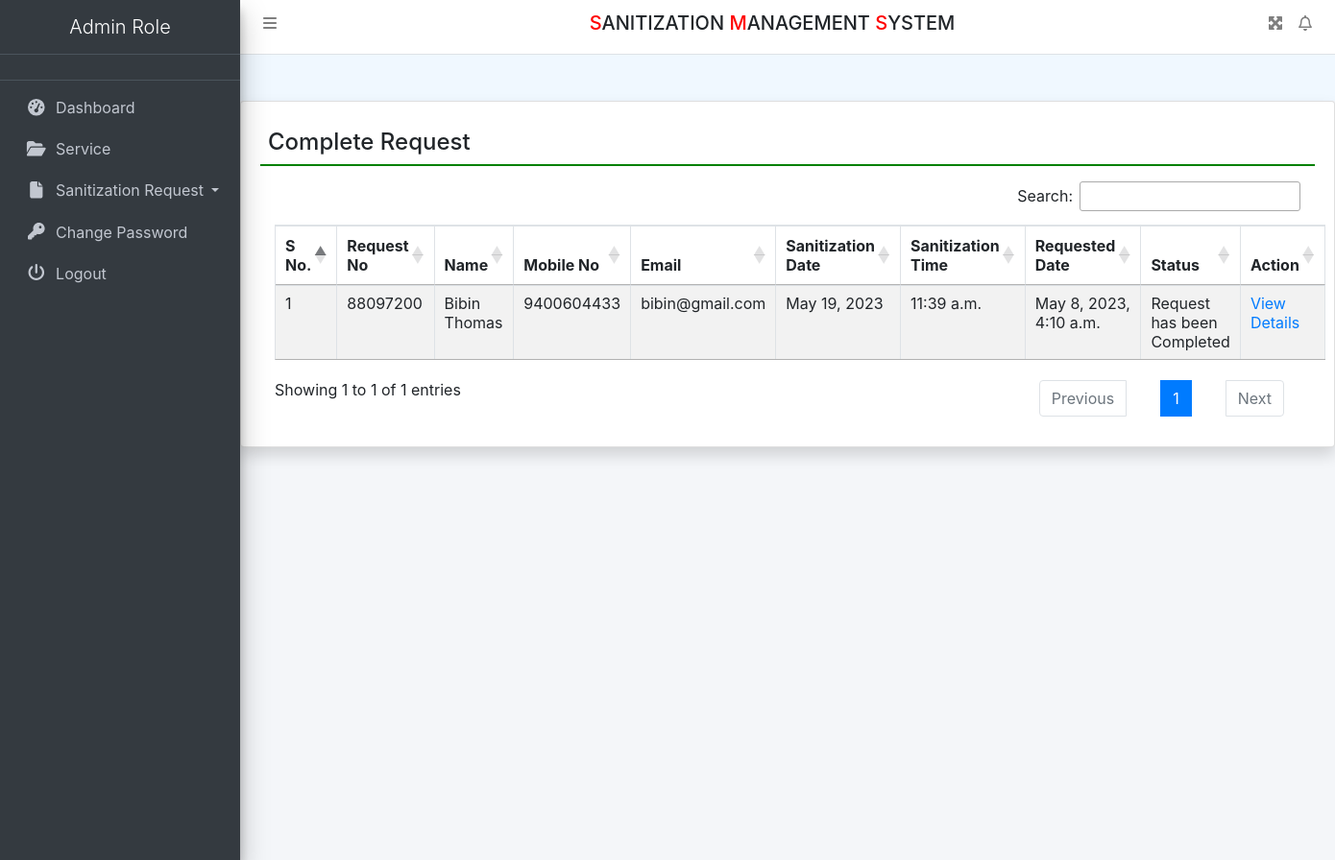
The app's page /completeReq (signed in) with its own data.
### sanitization/models.py (models this page shows, shortened)
class Requests(models.Model):
    RequestID = models.CharField(max_length=50, null=True)
    user = models.ForeignKey(User, on_delete=models.CASCADE)
    service = models.ForeignKey(Services, on_delete=models.CASCADE)
    DateofSanitization = models.DateField(null=True)
    TimeofSanitization = models.TimeField(null=True)
    Address = models.CharField(max_length=250, null=True)
    MobileNumber = models.CharField(max_length=15, null=True)
    State = models.CharField(max_length=150, null=True)
    City = models.CharField(max_length=150, null=True)
    Message = models.CharField(max_length=350, null=True)
    RequestDate = models.DateTimeField(auto_now_add=True)
    Remark = models.CharField(max_length=250, null=True)
    Status = models.CharField(max_length=100, null=True)
    UpdationDate = models.DateField(null=True)

### sanitization/views.py (the view)
# urls.py: path('completeReq', completeReq, name='completeReq'),
def completeReq(request):
    if not request.user.is_authenticated:
        return redirect('admin_login')
    requests = Requests.objects.filter(Status='Request has been Completed')
    return render(request, 'completeReq.html', locals())

### sanitization/templates/completeReq.html
{% extends 'header.html' %}
{% block main %}
<div class="card shadow mt-5">
    <div class="card-body">
        <h4 class="p-2" style="border-bottom: 2px solid green;">Complete Request</h4>
        <div class="container-fluid mt-3">
            <table id="example" class="table table-striped table-bordered">
                <thead>
                <tr>
                    <th>S No.</th>
                    <th>Request No</th>
                    <th>Name</th>
                    <th>Mobile No</th>
                    <th>Email</th>
                    <th>Sanitization Date</th>
                    <th>Sanitization Time</th>
                    <th>Requested Date</th>
                    <th>Status</th>
                    <th>Action</th>
                </tr>
                </thead>
                <tbody>
                {% for i in requests %}
                <tr>
                    <td>{{forloop.counter}}</td>
                    <td>{{i.RequestID}}</td>
                    <td>{{i.user.first_name}}</td>
                    <td>{{i.MobileNumber}}</td>
                    <td>{{i.user.username}}</td>
                    <td>{{i.DateofSanitization}}</td>
                    <td>{{i.TimeofSanitization}}</td>
                    <td>{{i.RequestDate}}</td>
                    {% if i.Status == null %}
                    <td>Not Update Yet</td>
                    {% else %}
                    <td>{{i.Status}}</td>
                    {% endif %}
                    <td><a href="{% url 'request_details' i.id %}">View Details</a></td>
                </tr>
                {% endfor %}
                </tbody>
            </table>
        </div>
    </div>
</div>
{% endblock %}

### sanitization/templates/header.html (style rules this page uses)
body { background-color: aliceblue; }

### records on screen
Requests: RequestID "88097200", user.first_name "Bibin Thomas", MobileNumber "9400604433", user.username "bibin@gmail.com", DateofSanitization "May 19, 2023", TimeofSanitization "11:39 a.m.", RequestDate "May 8, 2023, 4:10 a.m.", Status "Request has been Completed"
